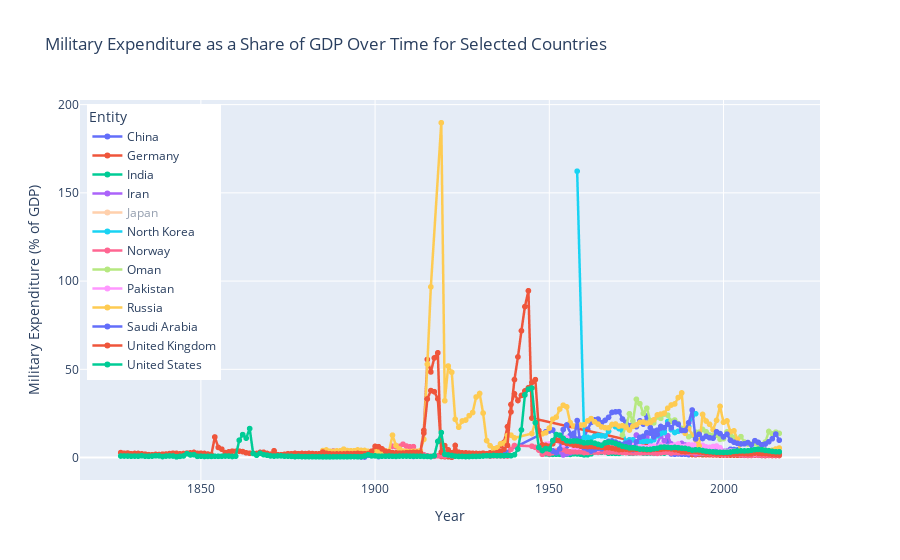

Notebook code for this chart:
### Code cell
# Create the figure
fig = go.Figure()

# Filter the DataFrame for selected countries
selected_countries = ['India', 'United States', 'China', 'Germany', 'Russia', 'United Kingdom', 'North Korea', 'Saudi Arabia', 'Pakistan', 'Norway', 'Oman', 'Japan', 'Iran']
df_filtered = military_expenditure_gdp_clean[military_expenditure_gdp_clean['Entity'].isin(selected_countries)]

# Create the plot
fig = px.line(df_filtered, x='Year', y='Military expenditure as a share of GDP (OWID calculated based on NMC, COW & SIPRI (2017))',
              color='Entity',
              title='Military Expenditure as a Share of GDP Over Time for Selected Countries',
              labels={'Military expenditure as a share of GDP (OWID calculated based on NMC, COW & SIPRI (2017))': 'Military Expenditure (% of GDP)'},
              line_group='Entity',
              height=700)

# Update layout for better readability
fig.update_layout(
    hovermode='x unified',
    legend=dict(
        yanchor="top",
        y=0.99,
        xanchor="left",
        x=0.01
    ),
    template="plotly"
)

# Update traces to increase line width
fig.update_traces(line=dict(width=2.5))  # Increase the width to 3, adjust as necessary
fig.update_traces(mode="markers+lines", hovertemplate=None)

fig.show()
